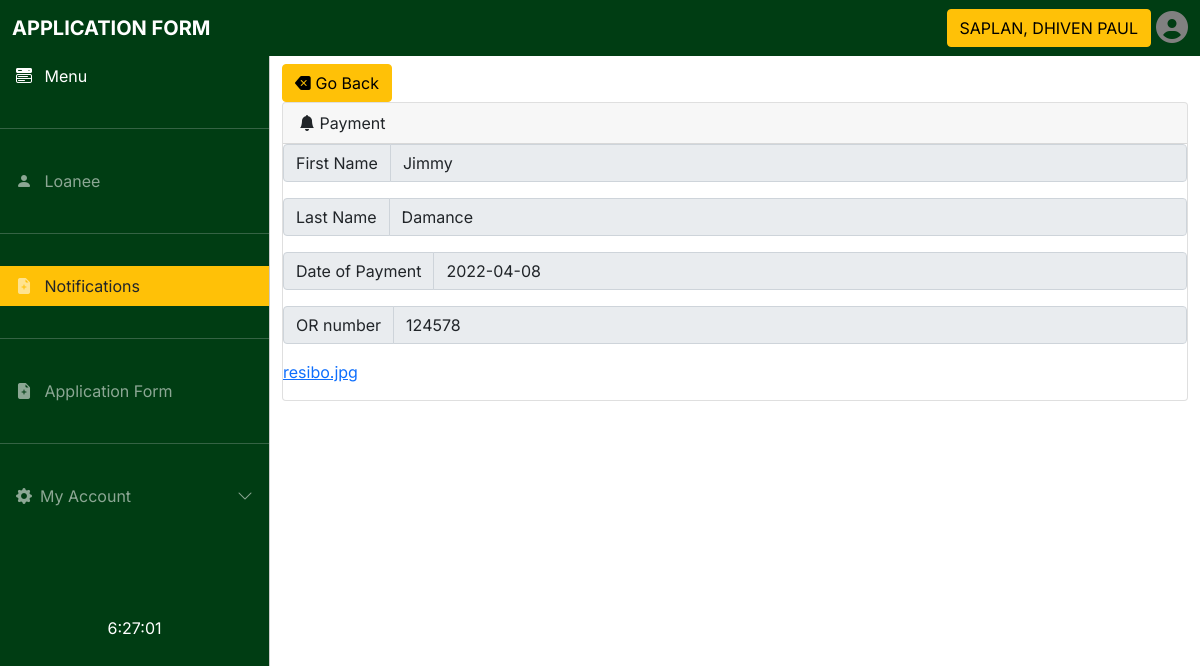
The page /payment.php?Fnames=Damance (signed in) on the database its author committed.
### tables this page shows
CREATE TABLE `payment_tbl` (
  `id` int(10) NOT NULL,
  `studentnumber` varchar(255) NOT NULL,
  `Fname` varchar(255) NOT NULL,
  `Lname` varchar(255) NOT NULL,
  `DOP` varchar(255) NOT NULL,
  `ORNUMBER` int(255) NOT NULL,
  `Receipt` varchar(255) NOT NULL
);

### payment.php (the view, shortened to what this page needs)
<?php
include "studentpayment.php";
$var_value = $_GET['Fnames'];
if (isset($_SESSION['id']) && isset($_SESSION['user_name'])) {
?>
<!DOCTYPE html>
<html lang="en">
<head>
  <link rel="stylesheet" href="css/bootstrap.min.css" />
  <link rel="stylesheet" href="https://cdn.jsdelivr.net/npm/bootstrap-icons@1.4.1/font/bootstrap-icons.css" />
  <link rel="stylesheet" href="css/dataTables.bootstrap5.min.css" />
  <link rel="stylesheet" href="css/style.css" />
  <link rel="stylesheet" type="text/css" href="popup.css">
</head>
<body onload="startTime()">
  <nav class="navbar navbar-expand-lg navbar-dark fixed-top" style="background-color:#003d13;">
    <div class="container-fluid">
      <a class="navbar-brand me-auto ms-lg-0 ms-3 text-uppercase fw-bold text-white">Application form</a>
      <div class="collapse navbar-collapse" id="topNavBar">
        <form class="d-flex ms-auto my-3 my-lg-0">
          <button type="button" class="btn btn-warning"><?php echo $_SESSION['name'];?></button>
        </form>
        <ul class="navbar-nav">
          <li class="nav-item dropdown">
            <a>
              <i class="fas fa-user-circle fa-2x" style="padding-left: 5px ;color: gray;"></i>
            </a>
          </li>
        </ul>
      </div>
    </div>
  </nav>
  <div class="offcanvas offcanvas-start sidebar-nav" style="background-color: #003d13;" tabindex="-1" id="sidebar">
    <div class="offcanvas-body p-0">
      <nav class="navbar-dark">
        <ul class="navbar-nav">
          <li>
            <a href="#" class="nav-link px-3 active">
              <span class="me-2"><i class="bi bi-menu-button-wide-fill"></i></span>
              <span>Menu</span>
            </a>
          </li>
          <li class="my-4">
            <hr class="dropdown-divider bg-light" />
          </li>
          <li>
            <a href="studentlist.php" class="nav-link px-3">
              <span class="me-2"><i class="bi bi-person-fill"></i></span>
              <span>Loanee</span>
            </a>
          </li>
          <li class="my-4">
            <hr class="dropdown-divider bg-light" />
          </li>
          <li class="btn-warning">
            <a href="notif.php" class="nav-link px-3">
              <span class="me-2"><i class="bi bi-file-earmark-plus-fill"></i></span>
              <span class="text-dark">Notifications</span>
            </a>
          </li>
          <li class="my-4">
            <hr class="dropdown-divider bg-light" />
          </li>
          <li>
            <a href="appform.php" class="nav-link px-3">
              <span class="me-2"><i class="bi bi-file-earmark-plus-fill"></i></span>
              <span>Application Form</span>
            </a>
          </li>
          <li class="my-4">
            <hr class="dropdown-divider bg-light" />
          </li>
          <li>
            <a class="nav-link px-3 sidebar-link" data-bs-toggle="collapse" href="#layouts">
              <span class="me-2"><i class="bi bi-gear-fill"></i></span>
              <span>My Account</span>
              <span class="ms-auto">
                <span class="right-icon">
                  <i class="bi bi-chevron-down"></i>
                </span>
              </span>
            </a>
          </li>
          <div id="txt" style="margin: auto; color: white; padding-top: 100px;">
          </div>
        </ul>
      </nav>
    </div>
  </div>
  <main class="mt-5 pt-3">
    <div class="container-fluid">
      <div class="row">
        <div class="col-md-12 mb-3">
          <button type="button" class="btn btn-warning" onclick="window.location.href='notif.php';"><i class="bi bi-backspace-fill"></i> Go Back</button><br>
          <div class="card">
            <div class="card-header">
              <span><i class="bi bi-bell-fill"></i></span> Payment
            </div>
            <div class="input-group mb-3">
              <span class="input-group-text" id="inputGroup-sizing-default">First Name</span>
              <textarea style="resize: none; height: 10px;" class="form-control" id="floatingTextarea" disabled><?php $sql = 'SELECT * FROM payment_tbl WHERE Lname="'.$var_value.'"';
                    $result = mysqli_query($conn,$sql);
                    $resultCheck = mysqli_num_rows($result);
                    if ($resultCheck > 0) {
                      while ($row = mysqli_fetch_assoc($result)) {
                        echo $row['Fname'];
                      }
                    }?></textarea>
            </div>
            <div class="input-group mb-3">
              <span class="input-group-text" id="inputGroup-sizing-default">Last Name</span>
              <textarea style="resize: none; height: 10px;" class="form-control" id="floatingTextarea" disabled><?php $sql = 'SELECT * FROM payment_tbl WHERE Lname="'.$var_value.'"';
                    $result = mysqli_query($conn,$sql);
                    $resultCheck = mysqli_num_rows($result);
                    if ($resultCheck > 0) {
                      while ($row = mysqli_fetch_assoc($result)) {
                        echo $row['Lname'];
                      }
                    }?></textarea>
            </div>
            <div class="input-group mb-3">
                  <span class="input-group-text" id="inputGroup-sizing-default">Date of Payment</span>
                  <textarea style="resize: none; height: 10px;" class="form-control" id="floatingTextarea" disabled><?php $sql = 'SELECT * FROM payment_tbl WHERE Lname="'.$var_value.'"';
                    $result = mysqli_query($conn,$sql);
                    $resultCheck = mysqli_num_rows($result);
                    if ($resultCheck > 0) {
                      while ($row = mysqli_fetch_assoc($result)) {
                        echo $row['DOP'];
                      }
                    }?></textarea>
                </div>
            <div class="input-group mb-3">
              <span class="input-group-text" id="inputGroup-sizing-default">OR number</span>
              <textarea style="resize: none; height: 10px;" class="form-control" id="floatingTextarea" disabled><?php $sql = 'SELECT * FROM payment_tbl WHERE Lname="'.$var_value.'"';
                    $result = mysqli_query($conn,$sql);
                    $resultCheck = mysqli_num_rows($result);
                    if ($resultCheck > 0) {
                      while ($row = mysqli_fetch_assoc($result)) {
                        echo $row['ORNUMBER'];
                      }
                    }?></textarea>
            </div>
            <div class="input-group mb-3">
              <a href="files/resibo.jpg" target="_blank"><?php $sql = 'SELECT * FROM payment_tbl WHERE Lname="'.$var_value.'"';
                    $result = mysqli_query($conn,$sql);
                    $resultCheck = mysqli_num_rows($result);
                    if ($resultCheck > 0) {
                      while ($row = mysqli_fetch_assoc($result)) {
                        echo $row['Receipt'];
                      }
                    }?></a>
            </div>
          </div>
        </div>
      </div>
    </div>
  </main>
</body>
</html>
<?php
}else{
}
?>

### rows shown on the page
payment_tbl: Fname "Jimmy", Lname "Damance", DOP "2022-04-08", ORNUMBER "124578", Receipt "resibo.jpg"

### other values the page prints
$_SESSION['name'] "SAPLAN, DHIVEN PAUL"
